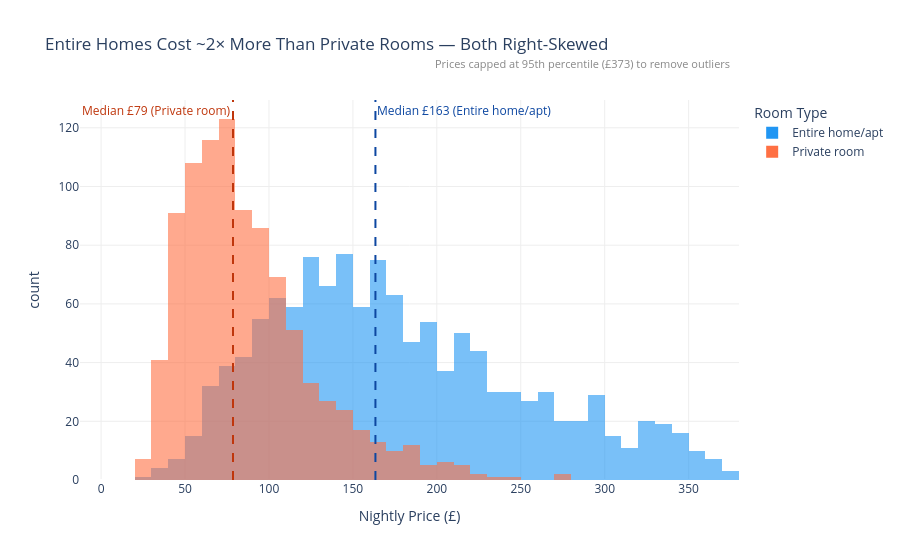

Notebook code cell kept with this figure:
### Markdown cell above
## Task 1 — Histogram: price by room type (overlapping distributions)

**What to build:** A histogram showing price distributions for **Entire home/apt vs Private room** (exclude Shared room — too few observations) overlaid on the same chart.

**Requirements:**
- Both room types on the same chart (use `color='room_type'`)
- `barmode='overlay'` with `opacity=0.6` so both distributions are visible
- A vertical line for the median of EACH room type, differently coloured
- Insight title comparing the two distributions

> 💡 `df_cap[df_cap['room_type'].isin(['Entire home/apt','Private room'])]`

### Code cell
# Task 1 — Histogram: price by room type (overlapping distributions)

df_task1 = df_cap[df_cap['room_type'].isin(['Entire home/apt', 'Private room'])]

fig1 = px.histogram(
    df_task1,
    x='price',
    color='room_type',
    barmode='overlay',
    opacity=0.6,
    nbins=50,
    color_discrete_map={'Entire home/apt': '#2196F3', 'Private room': '#FF7043'},
    labels={'price': 'Nightly Price (£)', 'room_type': 'Room Type'},
    title='Entire Homes Cost ~2× More Than Private Rooms — Both Right-Skewed',
)

medians = df_task1.groupby('room_type')['price'].median()
median_colors = {'Entire home/apt': '#0D47A1', 'Private room': '#BF360C'}

for room, med in medians.items():
    fig1.add_vline(
        x=med, line_dash='dash', line_color=median_colors[room], line_width=2,
        annotation_text=f'Median £{med:.0f} ({room})',
        annotation_position='top right' if room == 'Entire home/apt' else 'top left',
        annotation_font_color=median_colors[room],
    )

fig1.add_annotation(
    text=f'Prices capped at 95th percentile (£{p95:.0f}) to remove outliers',
    xref='paper', yref='paper', x=0.99, y=1.12, showarrow=False,
    font=dict(size=11, color='#888888'), align='right',
)

fig1.update_layout(plot_bgcolor='white', paper_bgcolor='white')
fig1.update_xaxes(showgrid=True, gridcolor='#EEEEEE')
fig1.update_yaxes(showgrid=True, gridcolor='#EEEEEE')
fig1.show()

### Figure 1 — Plotly figure (JSON) as saved in the notebook; plotly's stock layout.template omitted (floating-point values rounded to 4 significant figures; data arrays with more than 128 entries replaced by an {"elided": "..."} marker saying what was removed)
{"data": [{"bingroup": "x", "hovertemplate": "Room Type=Entire home/apt<br>Nightly Price (£)=%{x}<br>count=%{y}<extra></extra>", "legendgroup": "Entire home/apt", "marker": {"color": "#2196F3", "opacity": 0.6, "pattern": {"shape": ""}}, "name": "Entire home/apt", "nbinsx": 50, "orientation": "v", "showlegend": true, "type": "histogram", "x": {"elided": "1251 float values"}, "xaxis": "x", "yaxis": "y"}, {"bingroup": "x", "hovertemplate": "Room Type=Private room<br>Nightly Price (£)=%{x}<br>count=%{y}<extra></extra>", "legendgroup": "Private room", "marker": {"color": "#FF7043", "opacity": 0.6, "pattern": {"shape": ""}}, "name": "Private room", "nbinsx": 50, "orientation": "v", "showlegend": true, "type": "histogram", "x": {"elided": "942 float values"}, "xaxis": "x", "yaxis": "y"}], "layout": {"annotations": [{"font": {"color": "#0D47A1"}, "showarrow": false, "text": "Median £163 (Entire home/apt)", "x": 163.4, "xanchor": "left", "xref": "x", "y": 1, "yanchor": "top", "yref": "y domain"}, {"font": {"color": "#BF360C"}, "showarrow": false, "text": "Median £79 (Private room)", "x": 78.57, "xanchor": "right", "xref": "x", "y": 1, "yanchor": "top", "yref": "y domain"}, {"align": "right", "font": {"color": "#888888", "size": 11}, "showarrow": false, "text": "Prices capped at 95th percentile (£373) to remove outliers", "x": 0.99, "xref": "paper", "y": 1.12, "yref": "paper"}], "barmode": "overlay", "legend": {"title": {"text": "Room Type"}, "tracegroupgap": 0}, "paper_bgcolor": "white", "plot_bgcolor": "white", "shapes": [{"line": {"color": "#0D47A1", "dash": "dash", "width": 2}, "type": "line", "x0": 163.4, "x1": 163.4, "xref": "x", "y0": 0, "y1": 1, "yref": "y domain"}, {"line": {"color": "#BF360C", "dash": "dash", "width": 2}, "type": "line", "x0": 78.57, "x1": 78.57, "xref": "x", "y0": 0, "y1": 1, "yref": "y domain"}], "title": {"text": "Entire Homes Cost ~2× More Than Private Rooms — Both Right-Skewed"}, "xaxis": {"anchor": "y", "domain": [0, 1], "gridcolor": "#EEEEEE", "showgrid": true, "title": {"text": "Nightly Price (£)"}}, "yaxis": {"anchor": "x", "domain": [0, 1], "gridcolor": "#EEEEEE", "showgrid": true, "title": {"text": "count"}}}}
